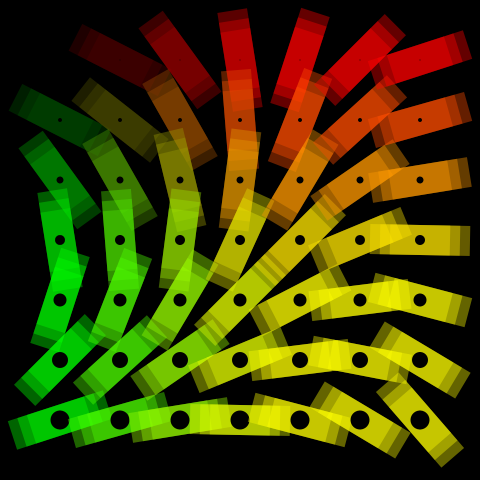
Frame 1 (no input)
Frame 60 (the mouse pressed at the canvas centre just before this capture): identical to frame 1, image omitted
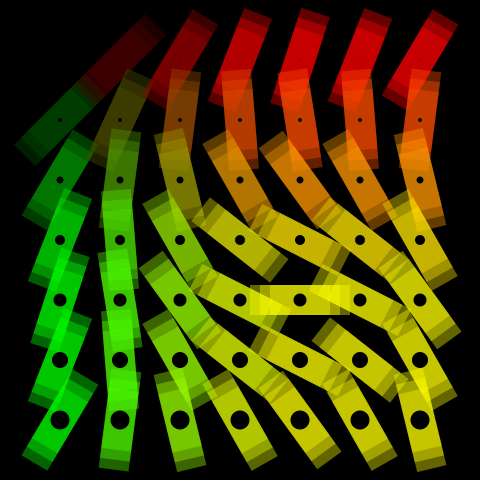
Frame 120 (the mouse held since frame 60 and released just before this capture)

The Processing sketch that drew these frames (run headless with seeded random() and noise(); from frame 60 on, the mouse is pressed at the canvas centre):

// Processing sketch: processing_101971
// ── processing_101971.pde

// float t = 0;
float x_temp = 0;
float y_temp = 0;
float x = 0;
float y = 0;
float ang = 0;
float amp = 0;
float lad = 0;


void setup()
{
  size(480, 480);
  background(0);
  smooth();
  rectMode(CENTER);
}


void draw()
{
  background(0);
  translate(60, 60);
  for (int i=0; i<400; i=i+60)
  {
    for (int j=0; j<400; j=j+60)
    {
      noStroke();
      float far1 = map(i, 0, 200, 0, 255);
      float far2 = map(j, 0, 200, 0, 255);
      ang = map(dist(i, j, mouseX, mouseY), 0, 200, 0, PI/2);
      lad = 30;
      pushMatrix();
      translate(i, j);
      rotate(ang);
      amp=amp-(ang*radians(0.01));
      fill (far1, far2, 0, 100);
      rect(0, 0, 2*lad+40, lad);
      rect(0, 0, 2*lad+20, lad);
      rect(0, 0, 2*lad, lad);
      fill (0, 0, 0, 255);
      ellipse(0, 0, (j+20)/20, (j+20)/20);
      popMatrix();
    }
  }
}
